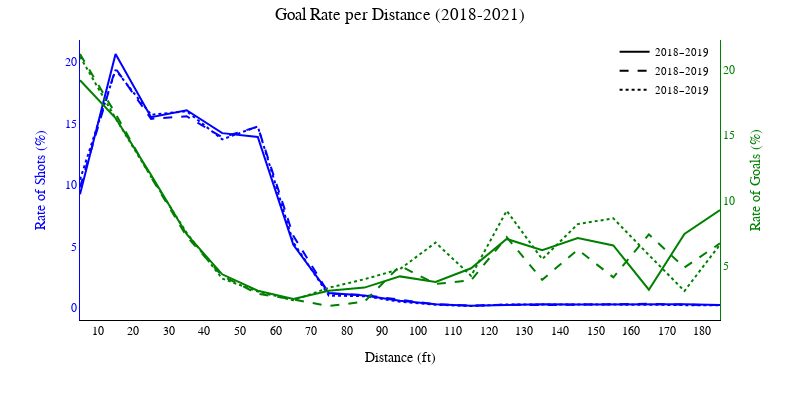

Here is the notebook cell this chart was saved with:
### Markdown cell above
### Second Figure_choice

### Code cell
''' Create a single figure for all seasons'''
'''Display shots rate instead of total goals to improve lisibility'''

shots1, rate1, rate_of_shots1 = calculate_metrics(df_2018)
shots2, rate2, rate_of_shots2 = calculate_metrics(df_2019)
shots3, rate3, rate_of_shots3 = calculate_metrics(df_2020)


fig = go.Figure()

fig.add_trace(go.Scatter(
    x=(rate1.index.astype(int) + bin_size/2),
    y=rate1.values,
    name="2018-2019",
    mode="lines",
    marker=dict(color="red"),
    line=dict(color="green", dash="solid", width=2),
    yaxis="y2",
    showlegend=False

))

fig.add_trace(go.Scatter(
    x=(rate2.index.astype(int) + bin_size/2),
    y=rate2.values,
    name="2019-2020",
    mode="lines",
    marker=dict(color="yellow"),
    line=dict(color="green", dash="dash", width=2),
    yaxis="y2",
    showlegend=False

))

fig.add_trace(go.Scatter(
    x=(rate3.index.astype(int) + bin_size/2),
    y=rate3.values,
    name="2020-2021",
    mode="lines",
    marker=dict(color="orange"),
    line=dict(color="green", dash="dot", width=2),
    yaxis="y2",
    showlegend=False

))

fig.add_trace(go.Scatter(
    x=(rate1.index.astype(int) + bin_size/2),
    y=rate_of_shots1.values,
    name="2018-2019",
    mode="lines",
    marker=dict(color="red"),
    line=dict(color="blue", dash="solid", width=2),
    yaxis="y1",
    showlegend=False
))

fig.add_trace(go.Scatter(
    x=(rate2.index.astype(int) + bin_size/2),
    y=rate_of_shots2.values,
    name="2019-2020",
    mode="lines",
    marker=dict(color="yellow"),
    line=dict(color="blue", dash="dash", width=2),
    yaxis="y1",
    showlegend=False
))

fig.add_trace(go.Scatter(
    x=(rate3.index.astype(int) + bin_size/2),
    y=rate_of_shots3.values,
    name="2020-2021",
    mode="lines",
    marker=dict(color="orange"),
    line=dict(color="blue", dash="dot", width=2),
    yaxis="y1",
    showlegend=False
))

'''Here we add one dummy set of lines only to be displayed as the legend'''
fig.add_trace(go.Scatter(
    x=[None], y=[None],         
    mode="lines",
    line=dict(color="black", dash="solid", width=2),
    name="2018–2019",             
    hoverinfo="skip"             
))
fig.add_trace(go.Scatter(
    x=[None], y=[None],          
    mode="lines",
    line=dict(color="black", dash="dash", width=2),
    name="2018–2019",             
    hoverinfo="skip"              
))
fig.add_trace(go.Scatter(
    x=[None], y=[None],           
    mode="lines",
    line=dict(color="black", dash="dot", width=2),
    name="2018–2019",             
    hoverinfo="skip"              
))

#fig.add_trace(go.Scatter(
#    x=[None], y=[None],           
#    mode="markers",
#    line=dict(color="blue", width=2),
#    name="Shots Ratio",             
#    hoverinfo="skip"              
#))

#fig.add_trace(go.Scatter(
#    x=[None], y=[None],           
#    mode="markers",
#    line=dict(color="green", width=2),
#    name="Goals Ratio",             
#    hoverinfo="skip"              
#))


family_titles="Times New Roman"
fig.update_layout(
    plot_bgcolor="white",
    paper_bgcolor="white",
    title=dict(
    text="Goal Rate per Distance (2018-2021)",
    font=dict(size=17, family=family_titles, color="black"),  # title font
    x=0.5,
    pad=dict(t=1)

    ),
    xaxis=dict(
        title=dict(
            text="Distance (ft)",
            font=dict(size=14, family=family_titles, color="black")
        ),
        tickfont=dict(size=12, family=family_titles, color="black"),
        showgrid=False,
        zeroline=False,      
        showline=True,       
        linecolor="black",   
        linewidth=1        
    ),
    yaxis=dict(
        title=dict(
            text="Rate of Shots (%)",
            font=dict(size=14, family=family_titles, color="blue")
        ),
        tickfont=dict(size=12, family=family_titles, color="blue"),
        showgrid=False,
        zeroline=False,      
        showline=True,       
        linecolor="blue",   
        linewidth=1        
    ),
    yaxis2=dict(
        title=dict(
            text="Rate of Goals (%)",
            font=dict(size=14, family=family_titles, color="green")
        ),
        tickfont=dict(size=12, family=family_titles, color="green"),
        overlaying="y",
        side="right",
        showgrid=False,
        zeroline=False,      
        showline=True,       
        linecolor="green",   
        linewidth=1        
    ),
    legend=dict(
        x=0.99, y=1.01,              
        xanchor="right", yanchor="top",
        font=dict(size=11, family=family_titles, color="black"),
        bgcolor="rgba(255,255,255,0.5)"
    ),
    barmode="group",
    margin=dict(t=40)
    )

fig.update_xaxes(
    tick0=0,   # where ticks start
    dtick=10,  # step size
    tickmode="linear"
)
fig.update_layout(width=800, height=400)
fig.write_image(OUT_PATH_VIS+"Goal_Rate_per_Distance_All_Seasons_New.png", scale=5)
fig.write_image(OUT_PATH_VIS+"Goal_Rate_per_Distance_All_Seasons_New.png.svg")
fig.write_html(OUT_PATH_VIS + "Goal_Rate_per_Distance_All_Seasons_New.html", include_plotlyjs="cdn", full_html=False)
fig.show()

### Figure 1 — Plotly figure (JSON) as saved in the notebook; plotly's stock layout.template omitted (floating-point values rounded to 4 significant figures)
{"data": [{"line": {"color": "green", "dash": "solid", "width": 2}, "marker": {"color": "red"}, "mode": "lines", "name": "2018-2019", "showlegend": false, "type": "scatter", "x": [5.0, 15.0, 25.0, 35.0, 45.0, 55.0, 65.0, 75.0, 85.0, 95.0, 105.0, 115.0, 125.0, 135.0, 145.0, 155.0, 165.0, 175.0, 185.0], "y": [19.21, 16.31, 11.94, 7.4, 4.33, 3.07, 2.43, 3.07, 3.31, 4.17, 3.75, 4.79, 7.04, 6.18, 7.11, 6.54, 3.15, 7.42, 9.26], "yaxis": "y2"}, {"line": {"color": "green", "dash": "dash", "width": 2}, "marker": {"color": "yellow"}, "mode": "lines", "name": "2019-2020", "showlegend": false, "type": "scatter", "x": [5.0, 15.0, 25.0, 35.0, 45.0, 55.0, 65.0, 75.0, 85.0, 95.0, 105.0, 115.0, 125.0, 135.0, 145.0, 155.0, 165.0, 175.0, 185.0], "y": [21.22, 16.64, 11.78, 7.23, 4.2, 2.84, 2.4, 1.9, 2.23, 4.98, 3.59, 3.87, 7.18, 3.91, 6.22, 4.1, 7.39, 4.85, 6.7], "yaxis": "y2"}, {"line": {"color": "green", "dash": "dot", "width": 2}, "marker": {"color": "orange"}, "mode": "lines", "name": "2020-2021", "showlegend": false, "type": "scatter", "x": [5.0, 15.0, 25.0, 35.0, 45.0, 55.0, 65.0, 75.0, 85.0, 95.0, 105.0, 115.0, 125.0, 135.0, 145.0, 155.0, 165.0, 175.0, 185.0], "y": [21.02, 16.29, 11.81, 7.5, 4.0, 3.01, 2.34, 3.3, 3.95, 4.73, 6.76, 4.21, 9.2, 5.49, 8.18, 8.62, 5.81, 3.05, 6.61], "yaxis": "y2"}, {"line": {"color": "blue", "dash": "solid", "width": 2}, "marker": {"color": "red"}, "mode": "lines", "name": "2018-2019", "showlegend": false, "type": "scatter", "x": [5.0, 15.0, 25.0, 35.0, 45.0, 55.0, 65.0, 75.0, 85.0, 95.0, 105.0, 115.0, 125.0, 135.0, 145.0, 155.0, 165.0, 175.0, 185.0], "y": [9.24, 20.64, 15.51, 16.07, 14.21, 13.9, 5.13, 1.21, 1.02, 0.59, 0.31, 0.19, 0.25, 0.3, 0.28, 0.3, 0.3, 0.3, 0.25], "yaxis": "y"}, {"line": {"color": "blue", "dash": "dash", "width": 2}, "marker": {"color": "yellow"}, "mode": "lines", "name": "2019-2020", "showlegend": false, "type": "scatter", "x": [5.0, 15.0, 25.0, 35.0, 45.0, 55.0, 65.0, 75.0, 85.0, 95.0, 105.0, 115.0, 125.0, 135.0, 145.0, 155.0, 165.0, 175.0, 185.0], "y": [9.81, 19.47, 15.37, 15.58, 13.87, 14.73, 5.87, 1.17, 1.05, 0.66, 0.29, 0.2, 0.27, 0.23, 0.25, 0.32, 0.34, 0.27, 0.23], "yaxis": "y"}, {"line": {"color": "blue", "dash": "dot", "width": 2}, "marker": {"color": "orange"}, "mode": "lines", "name": "2020-2021", "showlegend": false, "type": "scatter", "x": [5.0, 15.0, 25.0, 35.0, 45.0, 55.0, 65.0, 75.0, 85.0, 95.0, 105.0, 115.0, 125.0, 135.0, 145.0, 155.0, 165.0, 175.0, 185.0], "y": [10.43, 19.35, 15.7, 15.99, 13.7, 14.75, 5.32, 1.0, 0.96, 0.51, 0.26, 0.16, 0.28, 0.28, 0.28, 0.3, 0.27, 0.23, 0.21], "yaxis": "y"}, {"hoverinfo": "skip", "line": {"color": "black", "dash": "solid", "width": 2}, "mode": "lines", "name": "2018–2019", "type": "scatter", "x": [null], "y": [null]}, {"hoverinfo": "skip", "line": {"color": "black", "dash": "dash", "width": 2}, "mode": "lines", "name": "2018–2019", "type": "scatter", "x": [null], "y": [null]}, {"hoverinfo": "skip", "line": {"color": "black", "dash": "dot", "width": 2}, "mode": "lines", "name": "2018–2019", "type": "scatter", "x": [null], "y": [null]}], "layout": {"barmode": "group", "height": 400, "legend": {"bgcolor": "rgba(255,255,255,0.5)", "font": {"color": "black", "family": "Times New Roman", "size": 11}, "x": 0.99, "xanchor": "right", "y": 1.01, "yanchor": "top"}, "margin": {"t": 40}, "paper_bgcolor": "white", "plot_bgcolor": "white", "title": {"font": {"color": "black", "family": "Times New Roman", "size": 17}, "pad": {"t": 1}, "text": "Goal Rate per Distance (2018-2021)", "x": 0.5}, "width": 800, "xaxis": {"dtick": 10, "linecolor": "black", "linewidth": 1, "showgrid": false, "showline": true, "tick0": 0, "tickfont": {"color": "black", "family": "Times New Roman", "size": 12}, "tickmode": "linear", "title": {"font": {"color": "black", "family": "Times New Roman", "size": 14}, "text": "Distance (ft)"}, "zeroline": false}, "yaxis": {"linecolor": "blue", "linewidth": 1, "showgrid": false, "showline": true, "tickfont": {"color": "blue", "family": "Times New Roman", "size": 12}, "title": {"font": {"color": "blue", "family": "Times New Roman", "size": 14}, "text": "Rate of Shots (%)"}, "zeroline": false}, "yaxis2": {"linecolor": "green", "linewidth": 1, "overlaying": "y", "showgrid": false, "showline": true, "side": "right", "tickfont": {"color": "green", "family": "Times New Roman", "size": 12}, "title": {"font": {"color": "green", "family": "Times New Roman", "size": 14}, "text": "Rate of Goals (%)"}, "zeroline": false}}}
